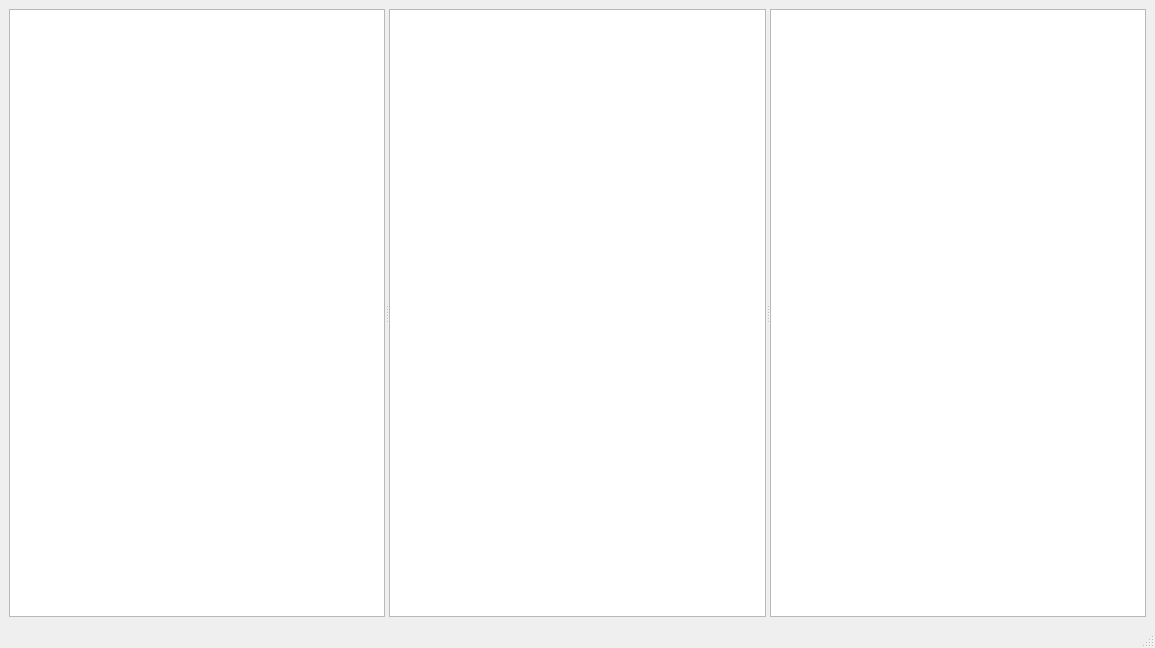
<?xml version="1.0" encoding="UTF-8"?>
<ui version="4.0">
 <class>MainWindow</class>
 <widget class="QMainWindow" name="MainWindow">
  <property name="geometry">
   <rect>
    <x>0</x>
    <y>0</y>
    <width>1155</width>
    <height>648</height>
   </rect>
  </property>
  <property name="windowTitle">
   <string>MainWindow</string>
  </property>
  <widget class="QWidget" name="centralwidget">
   <layout class="QVBoxLayout" name="verticalLayout">
    <item>
     <widget class="QSplitter" name="splitter">
      <property name="orientation">
       <enum>Qt::Horizontal</enum>
      </property>
      <widget class="QTreeView" name="treeView"/>
      <widget class="QListView" name="listView"/>
      <widget class="QTableView" name="tableView"/>
     </widget>
    </item>
   </layout>
  </widget>
  <widget class="QStatusBar" name="statusbar"/>
 </widget>
 <resources/>
 <connections/>
</ui>
